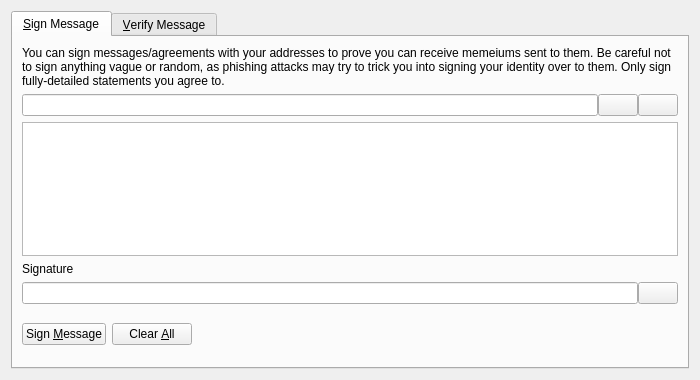
<?xml version="1.0" encoding="UTF-8"?>
<ui version="4.0">
  <class>SignVerifyMessageDialog</class>
  <widget class="QDialog" name="SignVerifyMessageDialog">
    <property name="geometry">
      <rect>
        <x>0</x>
        <y>0</y>
        <width>700</width>
        <height>380</height>
      </rect>
    </property>
    <property name="windowTitle">
      <string>Signatures - Sign / Verify a Message</string>
    </property>
    <property name="modal">
      <bool>true</bool>
    </property>
    <layout class="QVBoxLayout" name="verticalLayout">
      <item>
        <widget class="QTabWidget" name="tabWidget">
          <property name="currentIndex">
            <number>0</number>
          </property>
          <widget class="QWidget" name="tabSignMessage">
            <attribute name="title">
              <string>&amp;Sign Message</string>
            </attribute>
            <layout class="QVBoxLayout" name="verticalLayout_SM">
              <item>
                <widget class="QLabel" name="infoLabel_SM">
                  <property name="text">
                    <string>You can sign messages/agreements with your addresses to prove you can receive memeiums sent to them. Be careful not to sign anything vague or random, as phishing attacks may try to trick you into signing your identity over to them. Only sign fully-detailed statements you agree to.</string>
                  </property>
                  <property name="textFormat">
                    <enum>Qt::PlainText</enum>
                  </property>
                  <property name="wordWrap">
                    <bool>true</bool>
                  </property>
                </widget>
              </item>
              <item>
                <layout class="QHBoxLayout" name="horizontalLayout_1_SM">
                  <property name="spacing">
                    <number>0</number>
                  </property>
                  <item>
                    <widget class="QValidatedLineEdit" name="addressIn_SM">
                      <property name="toolTip">
                        <string>The Memeium address to sign the message with</string>
                      </property>
                    </widget>
                  </item>
                  <item>
                    <widget class="QPushButton" name="addressBookButton_SM">
                      <property name="toolTip">
                        <string>Choose previously used address</string>
                      </property>
                      <property name="text">
                        <string/>
                      </property>
                      <property name="icon">
                        <iconset resource="../memeium.qrc">
                          <normaloff>:/icons/address-book</normaloff>:/icons/address-book</iconset>
                      </property>
                      <property name="shortcut">
                        <string>Alt+A</string>
                      </property>
                      <property name="autoDefault">
                        <bool>false</bool>
                      </property>
                    </widget>
                  </item>
                  <item>
                    <widget class="QPushButton" name="pasteButton_SM">
                      <property name="toolTip">
                        <string>Paste address from clipboard</string>
                      </property>
                      <property name="text">
                        <string/>
                      </property>
                      <property name="icon">
                        <iconset resource="../memeium.qrc">
                          <normaloff>:/icons/editpaste</normaloff>:/icons/editpaste</iconset>
                      </property>
                      <property name="shortcut">
                        <string>Alt+P</string>
                      </property>
                      <property name="autoDefault">
                        <bool>false</bool>
                      </property>
                    </widget>
                  </item>
                </layout>
              </item>
              <item>
                <widget class="QPlainTextEdit" name="messageIn_SM">
                  <property name="toolTip">
                    <string>Enter the message you want to sign here</string>
                  </property>
                </widget>
              </item>
              <item>
                <widget class="QLabel" name="signatureLabel_SM">
                  <property name="text">
                    <string>Signature</string>
                  </property>
                  <property name="textFormat">
                    <enum>Qt::PlainText</enum>
                  </property>
                </widget>
              </item>
              <item>
                <layout class="QHBoxLayout" name="horizontalLayout_2_SM">
                  <property name="spacing">
                    <number>0</number>
                  </property>
                  <item>
                    <widget class="QLineEdit" name="signatureOut_SM">
                      <property name="font">
                        <font>
                          <italic>true</italic>
                        </font>
                      </property>
                      <property name="readOnly">
                        <bool>true</bool>
                      </property>
                    </widget>
                  </item>
                  <item>
                    <widget class="QPushButton" name="copySignatureButton_SM">
                      <property name="toolTip">
                        <string>Copy the current signature to the system clipboard</string>
                      </property>
                      <property name="text">
                        <string/>
                      </property>
                      <property name="icon">
                        <iconset resource="../memeium.qrc">
                          <normaloff>:/icons/editcopy</normaloff>:/icons/editcopy</iconset>
                      </property>
                      <property name="autoDefault">
                        <bool>false</bool>
                      </property>
                    </widget>
                  </item>
                </layout>
              </item>
              <item>
                <layout class="QHBoxLayout" name="horizontalLayout_3_SM">
                  <item>
                    <widget class="QPushButton" name="signMessageButton_SM">
                      <property name="toolTip">
                        <string>Sign the message to prove you own this Memeium address</string>
                      </property>
                      <property name="text">
                        <string>Sign &amp;Message</string>
                      </property>
                      <property name="icon">
                        <iconset resource="../memeium.qrc">
                          <normaloff>:/icons/edit</normaloff>:/icons/edit</iconset>
                      </property>
                      <property name="autoDefault">
                        <bool>false</bool>
                      </property>
                    </widget>
                  </item>
                  <item>
                    <widget class="QPushButton" name="clearButton_SM">
                      <property name="toolTip">
                        <string>Reset all sign message fields</string>
                      </property>
                      <property name="text">
                        <string>Clear &amp;All</string>
                      </property>
                      <property name="icon">
                        <iconset resource="../memeium.qrc">
                          <normaloff>:/icons/remove</normaloff>:/icons/remove</iconset>
                      </property>
                      <property name="autoDefault">
                        <bool>false</bool>
                      </property>
                    </widget>
                  </item>
                  <item>
                    <spacer name="horizontalSpacer_1_SM">
                      <property name="orientation">
                        <enum>Qt::Horizontal</enum>
                      </property>
                      <property name="sizeHint" stdset="0">
                        <size>
                          <width>40</width>
                          <height>48</height>
                        </size>
                      </property>
                    </spacer>
                  </item>
                  <item>
                    <widget class="QLabel" name="statusLabel_SM">
                      <property name="font">
                        <font>
                          <weight>75</weight>
                          <bold>true</bold>
                        </font>
                      </property>
                      <property name="text">
                        <string/>
                      </property>
                      <property name="wordWrap">
                        <bool>true</bool>
                      </property>
                    </widget>
                  </item>
                  <item>
                    <spacer name="horizontalSpacer_2_SM">
                      <property name="orientation">
                        <enum>Qt::Horizontal</enum>
                      </property>
                      <property name="sizeHint" stdset="0">
                        <size>
                          <width>40</width>
                          <height>48</height>
                        </size>
                      </property>
                    </spacer>
                  </item>
                </layout>
              </item>
            </layout>
          </widget>
          <widget class="QWidget" name="tabVerifyMessage">
            <attribute name="title">
              <string>&amp;Verify Message</string>
            </attribute>
            <layout class="QVBoxLayout" name="verticalLayout_VM">
              <item>
                <widget class="QLabel" name="infoLabel_VM">
                  <property name="text">
                    <string>Enter the receiver's address, message (ensure you copy line breaks, spaces, tabs, etc. exactly) and signature below to verify the message. Be careful not to read more into the signature than what is in the signed message itself, to avoid being tricked by a man-in-the-middle attack. Note that this only proves the signing party receives with the address, it cannot prove sendership of any transaction!</string>
                  </property>
                  <property name="textFormat">
                    <enum>Qt::PlainText</enum>
                  </property>
                  <property name="alignment">
                    <set>Qt::AlignLeading|Qt::AlignLeft|Qt::AlignTop</set>
                  </property>
                  <property name="wordWrap">
                    <bool>true</bool>
                  </property>
                </widget>
              </item>
              <item>
                <layout class="QHBoxLayout" name="horizontalLayout_1_VM">
                  <property name="spacing">
                    <number>0</number>
                  </property>
                  <item>
                    <widget class="QValidatedLineEdit" name="addressIn_VM">
                      <property name="toolTip">
                        <string>The Memeium address the message was signed with</string>
                      </property>
                    </widget>
                  </item>
                  <item>
                    <widget class="QPushButton" name="addressBookButton_VM">
                      <property name="toolTip">
                        <string>Choose previously used address</string>
                      </property>
                      <property name="text">
                        <string/>
                      </property>
                      <property name="icon">
                        <iconset resource="../memeium.qrc">
                          <normaloff>:/icons/address-book</normaloff>:/icons/address-book</iconset>
                      </property>
                      <property name="shortcut">
                        <string>Alt+A</string>
                      </property>
                      <property name="autoDefault">
                        <bool>false</bool>
                      </property>
                    </widget>
                  </item>
                </layout>
              </item>
              <item>
                <widget class="QPlainTextEdit" name="messageIn_VM"/>
              </item>
              <item>
                <widget class="QValidatedLineEdit" name="signatureIn_VM"/>
              </item>
              <item>
                <layout class="QHBoxLayout" name="horizontalLayout_2_VM">
                  <item>
                    <widget class="QPushButton" name="verifyMessageButton_VM">
                      <property name="toolTip">
                        <string>Verify the message to ensure it was signed with the specified Memeium address</string>
                      </property>
                      <property name="text">
                        <string>Verify &amp;Message</string>
                      </property>
                      <property name="icon">
                        <iconset resource="../memeium.qrc">
                          <normaloff>:/icons/transaction_0</normaloff>:/icons/transaction_0</iconset>
                      </property>
                      <property name="autoDefault">
                        <bool>false</bool>
                      </property>
                    </widget>
                  </item>
                  <item>
                    <widget class="QPushButton" name="clearButton_VM">
                      <property name="toolTip">
                        <string>Reset all verify message fields</string>
                      </property>
                      <property name="text">
                        <string>Clear &amp;All</string>
                      </property>
                      <property name="icon">
                        <iconset resource="../memeium.qrc">
                          <normaloff>:/icons/remove</normaloff>:/icons/remove</iconset>
                      </property>
                      <property name="autoDefault">
                        <bool>false</bool>
                      </property>
                    </widget>
                  </item>
                  <item>
                    <spacer name="horizontalSpacer_1_VM">
                      <property name="orientation">
                        <enum>Qt::Horizontal</enum>
                      </property>
                      <property name="sizeHint" stdset="0">
                        <size>
                          <width>40</width>
                          <height>48</height>
                        </size>
                      </property>
                    </spacer>
                  </item>
                  <item>
                    <widget class="QLabel" name="statusLabel_VM">
                      <property name="font">
                        <font>
                          <weight>75</weight>
                          <bold>true</bold>
                        </font>
                      </property>
                      <property name="text">
                        <string/>
                      </property>
                      <property name="wordWrap">
                        <bool>true</bool>
                      </property>
                    </widget>
                  </item>
                  <item>
                    <spacer name="horizontalSpacer_2_VM">
                      <property name="orientation">
                        <enum>Qt::Horizontal</enum>
                      </property>
                      <property name="sizeHint" stdset="0">
                        <size>
                          <width>40</width>
                          <height>48</height>
                        </size>
                      </property>
                    </spacer>
                  </item>
                </layout>
              </item>
            </layout>
          </widget>
        </widget>
      </item>
    </layout>
  </widget>
  <customwidgets>
    <customwidget>
      <class>QValidatedLineEdit</class>
      <extends>QLineEdit</extends>
      <header>qvalidatedlineedit.h</header>
    </customwidget>
  </customwidgets>
  <resources>
    <include location="../memeium.qrc"/>
  </resources>
  <connections/>
</ui>
